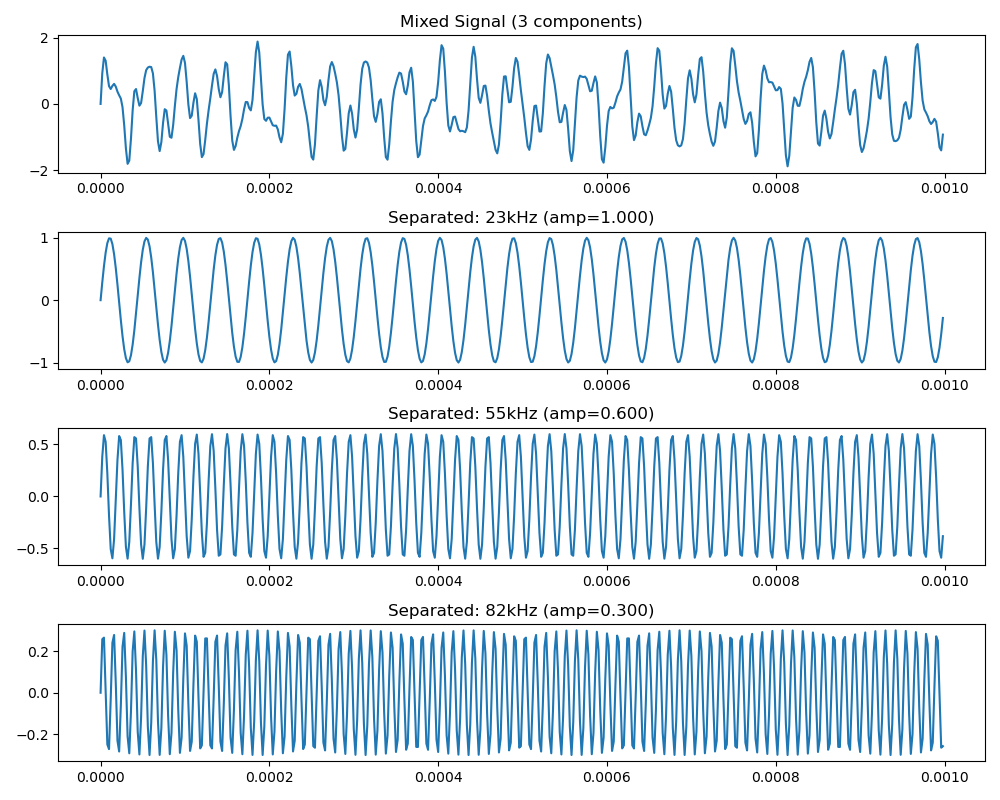

The script that saved this image:
"""Example: I/Q demodulation and signal separation (2023-H, 2022-F)."""

import numpy as np
import matplotlib.pyplot as plt
import sys, os
sys.path.insert(0, os.path.join(os.path.dirname(__file__), '..', '..'))

from signal_toolkit import iq_demodulation as iq
from signal_toolkit import dds_synthesis as dds

fs = 500_000

print("=== IQ Demodulation: AM Signal ===")
t, am_sig = dds.generate_am(fs, f_carrier=100_000, f_mod=5000, depth=0.5, duration=0.005)
envelope, m_est = iq.demodulate_am(am_sig, fs, f_carrier=100_000)
print(f"  Actual m=0.50, Estimated m={m_est:.3f}")

print("\n=== IQ Demodulation: FM Signal ===")
t, fm_sig = dds.generate_fm(fs, f_carrier=100_000, f_dev=20000, mod_freq=3000, duration=0.005)
demod, f_dev_est = iq.demodulate_fm(fm_sig, fs, f_carrier=100_000)
print(f"  Actual dev=20kHz, Estimated dev={f_dev_est/1000:.1f}kHz")

print("\n=== Coherent Demodulation: Signal Separation ===")
f_sep = [23000, 55000, 82000]
amps_sep = [1.0, 0.6, 0.3]
mixed = np.zeros(int(fs * 0.02))
for f, a in zip(f_sep, amps_sep):
    _, sig = dds.generate_sine(fs, f, duration=0.02, amplitude=a)
    mixed += sig

components, amplitudes = iq.separate_signals(mixed, f_sep, fs)
print(f"  Actual amps: {amps_sep}")
print(f"  Extracted amps: {[f'{a:.3f}' for a in amplitudes]}")

fig, axes = plt.subplots(len(f_sep) + 1, 1, figsize=(10, 8))
axes[0].plot(t[:500], mixed[:500])
axes[0].set_title("Mixed Signal (3 components)")
for i, (comp, f) in enumerate(zip(components, f_sep)):
    axes[i + 1].plot(t[:500], comp[:500])
    axes[i + 1].set_title(f"Separated: {f/1000:.0f}kHz (amp={amplitudes[i]:.3f})")
plt.tight_layout()
plt.savefig(os.path.join(os.path.dirname(__file__), 'example_iq.png'), dpi=100)
print("Saved example_iq.png")
